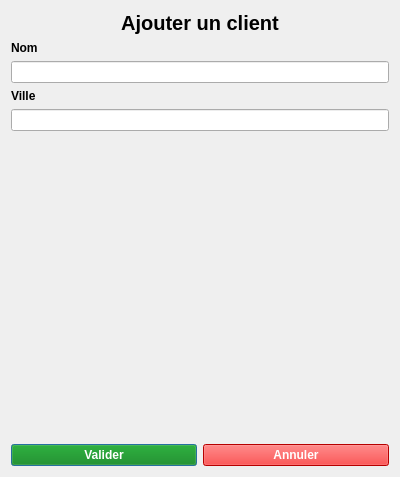
<?xml version="1.0" encoding="UTF-8"?>
<ui version="4.0">
 <class>AddClient</class>
 <widget class="QDialog" name="AddClient">
  <property name="geometry">
   <rect>
    <x>0</x>
    <y>0</y>
    <width>400</width>
    <height>477</height>
   </rect>
  </property>
  <property name="windowTitle">
   <string>Dialog</string>
  </property>
  <layout class="QVBoxLayout" name="verticalLayout">
   <item>
    <widget class="QLabel" name="label_3">
     <property name="font">
      <font>
       <pointsize>15</pointsize>
       <bold>true</bold>
      </font>
     </property>
     <property name="text">
      <string>Ajouter un client</string>
     </property>
     <property name="alignment">
      <set>Qt::AlignCenter</set>
     </property>
    </widget>
   </item>
   <item>
    <widget class="QLabel" name="label">
     <property name="font">
      <font>
       <bold>true</bold>
      </font>
     </property>
     <property name="text">
      <string>Nom</string>
     </property>
    </widget>
   </item>
   <item>
    <widget class="QLineEdit" name="clientNameEdit"/>
   </item>
   <item>
    <widget class="QLabel" name="label_2">
     <property name="font">
      <font>
       <bold>true</bold>
      </font>
     </property>
     <property name="text">
      <string>Ville</string>
     </property>
    </widget>
   </item>
   <item>
    <widget class="QLineEdit" name="clientCityEdit"/>
   </item>
   <item>
    <spacer name="verticalSpacer">
     <property name="orientation">
      <enum>Qt::Vertical</enum>
     </property>
     <property name="sizeHint" stdset="0">
      <size>
       <width>20</width>
       <height>40</height>
      </size>
     </property>
    </spacer>
   </item>
   <item>
    <layout class="QHBoxLayout" name="horizontalLayout">
     <item>
      <widget class="QPushButton" name="addClientBtn">
       <property name="styleSheet">
        <string notr="true">QPushButton{
color: white;
background-color: Green;
font : bold;
}</string>
       </property>
       <property name="text">
        <string>Valider</string>
       </property>
      </widget>
     </item>
     <item>
      <widget class="QPushButton" name="cancelBtn">
       <property name="styleSheet">
        <string notr="true">QPushButton{
color : white; 
background-color : Red;
font : bold
}</string>
       </property>
       <property name="text">
        <string>Annuler</string>
       </property>
      </widget>
     </item>
    </layout>
   </item>
  </layout>
 </widget>
 <resources/>
 <connections/>
</ui>
